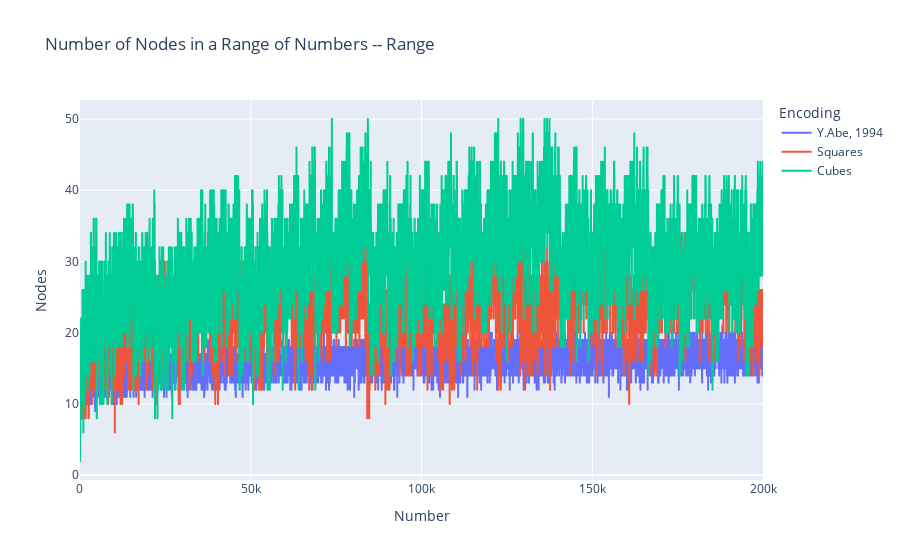

This figure's notebook cell:
### Markdown cell above
# Number-Based Evaluation

Some encodings are sensitive to certain numbers, because they are easier to represent in that space. 
Evaluate a contiguous number in a range.

### Code cell
def plot_range(title, center, interval_size, n_samples):
    strings = [(i,util.number_to_bit_string(i)) for i in range(center-interval_size//2,
                                                               center+interval_size//2, 
                                                               interval_size//n_samples)]
    dataset_scatter = []
    for encoding_name, btt, _, _ in ENCODINGS:
        dataset_scatter += [[encoding_name, i+1, btt(s).n_descendants] for i,s in strings]

    dfs = pd.DataFrame(dataset_scatter, columns=['Encoding', 'Number', 'Nodes']) 
    dfs

    fig = px.line(dfs, x="Number", y="Nodes", color="Encoding", 
                title=f"Number of Nodes in a Range of Numbers -- {title}")
    fig.show()


plot_range("Range", 100002, 200000, 10000)

### Figure 1 — Plotly figure (JSON) as saved in the notebook; plotly's stock layout.template omitted (floating-point values rounded to 4 significant figures; data arrays with more than 128 entries replaced by an {"elided": "..."} marker saying what was removed)
{"data": [{"hovertemplate": "Encoding=Y.Abe, 1994<br>Number=%{x}<br>Nodes=%{y}<extra></extra>", "legendgroup": "Y.Abe, 1994", "line": {"color": "#636efa", "dash": "solid"}, "marker": {"symbol": "circle"}, "mode": "lines", "name": "Y.Abe, 1994", "showlegend": true, "type": "scattergl", "x": {"elided": "10000 int values"}, "xaxis": "x", "y": {"elided": "10000 int values"}, "yaxis": "y"}, {"hovertemplate": "Encoding=Squares<br>Number=%{x}<br>Nodes=%{y}<extra></extra>", "legendgroup": "Squares", "line": {"color": "#EF553B", "dash": "solid"}, "marker": {"symbol": "circle"}, "mode": "lines", "name": "Squares", "showlegend": true, "type": "scattergl", "x": {"elided": "10000 int values"}, "xaxis": "x", "y": {"elided": "10000 int values"}, "yaxis": "y"}, {"hovertemplate": "Encoding=Cubes<br>Number=%{x}<br>Nodes=%{y}<extra></extra>", "legendgroup": "Cubes", "line": {"color": "#00cc96", "dash": "solid"}, "marker": {"symbol": "circle"}, "mode": "lines", "name": "Cubes", "showlegend": true, "type": "scattergl", "x": {"elided": "10000 int values"}, "xaxis": "x", "y": {"elided": "10000 int values"}, "yaxis": "y"}], "layout": {"legend": {"title": {"text": "Encoding"}, "tracegroupgap": 0}, "title": {"text": "Number of Nodes in a Range of Numbers -- Range"}, "xaxis": {"anchor": "y", "domain": [0, 1], "title": {"text": "Number"}}, "yaxis": {"anchor": "x", "domain": [0, 1], "title": {"text": "Nodes"}}}}
